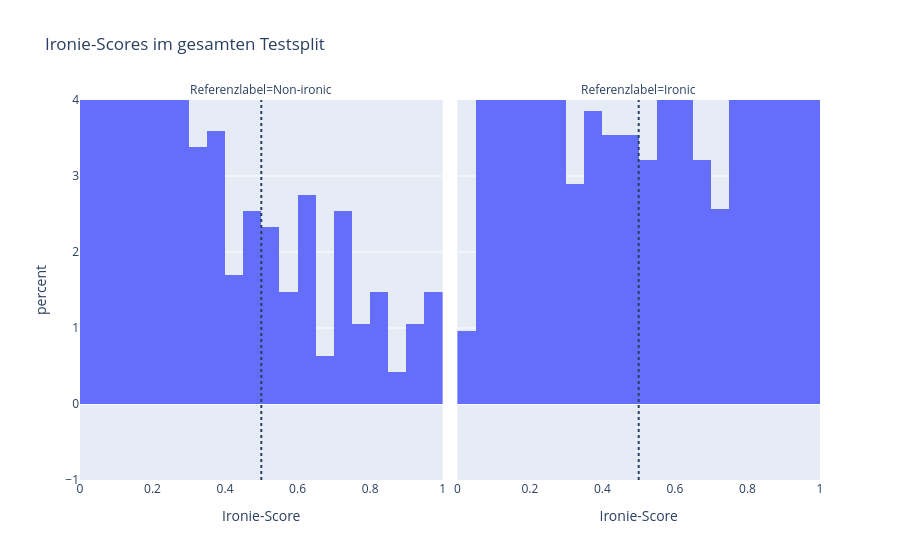
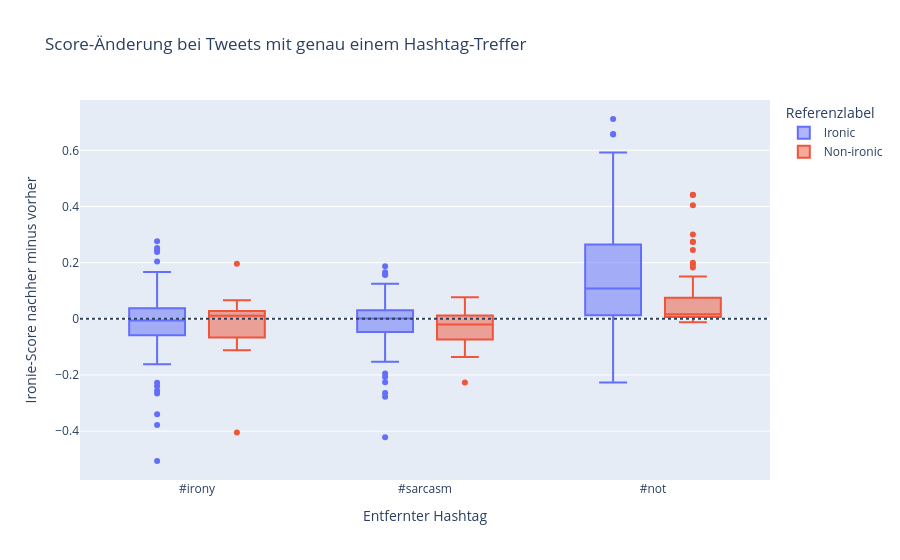

The code cell stored with these charts, in order, in its notebook:
### Code cell
histogram = px.histogram(
    tweets,
    x="score_before",
    facet_col="reference_label",
    histnorm="percent",
    nbins=20,
    labels={"score_before": "Ironie-Score", "reference_label": "Referenzlabel"},
    title="Ironie-Scores im gesamten Testsplit",
)
histogram.add_vline(x=0.5, line_dash="dot")
histogram.update_xaxes(range=[0, 1])
histogram.show()

# Für den Vergleich einzelner Tags nur Tweets mit genau einem Treffer verwenden.
single_tag = changed.loc[~changed["removed_tags"].str.contains(",")].copy()
single_tag["marker"] = single_tag["removed_tags"].str.lower()
single_tag["n"] = single_tag.groupby(
    ["marker", "reference_label"]
)["score_delta"].transform("size")

boxplot = px.box(
    single_tag,
    x="marker",
    y="score_delta",
    color="reference_label",
    hover_data=["n"],
    labels={
        "marker": "Entfernter Hashtag",
        "score_delta": "Ironie-Score nachher minus vorher",
        "reference_label": "Referenzlabel",
    },
    title="Score-Änderung bei Tweets mit genau einem Hashtag-Treffer",
)
boxplot.add_hline(y=0, line_dash="dot")
boxplot.show()

changed.loc[
    changed["score_before"].ge(0.5) & changed["score_after"].lt(0.5),
    [
        "text", "edited_text", "removed_tags", "reference_label",
        "score_before", "score_after", "score_delta",
    ],
].sort_values("score_delta").head(10)

### Figure 1 — Plotly figure (JSON) as saved in the notebook; plotly's stock layout.template omitted (floating-point values rounded to 4 significant figures; data arrays with more than 128 entries replaced by an {"elided": "..."} marker saying what was removed)
{"data": [{"bingroup": "x", "histnorm": "percent", "hovertemplate": "Referenzlabel=Non-ironic<br>Ironie-Score=%{x}<br>percent=%{y}<extra></extra>", "legendgroup": "", "marker": {"color": "#636efa", "pattern": {"shape": ""}}, "name": "", "nbinsx": 20, "orientation": "v", "showlegend": false, "type": "histogram", "x": {"elided": "473 float values"}, "xaxis": "x", "yaxis": "y"}, {"bingroup": "x", "histnorm": "percent", "hovertemplate": "Referenzlabel=Ironic<br>Ironie-Score=%{x}<br>percent=%{y}<extra></extra>", "legendgroup": "", "marker": {"color": "#636efa", "pattern": {"shape": ""}}, "name": "", "nbinsx": 20, "orientation": "v", "showlegend": false, "type": "histogram", "x": {"elided": "311 float values"}, "xaxis": "x2", "yaxis": "y2"}], "layout": {"annotations": [{"showarrow": false, "text": "Referenzlabel=Non-ironic", "x": 0.245, "xanchor": "center", "xref": "paper", "y": 1, "yanchor": "bottom", "yref": "paper"}, {"showarrow": false, "text": "Referenzlabel=Ironic", "x": 0.755, "xanchor": "center", "xref": "paper", "y": 1, "yanchor": "bottom", "yref": "paper"}], "barmode": "relative", "legend": {"tracegroupgap": 0}, "shapes": [{"line": {"dash": "dot"}, "type": "line", "x0": 0.5, "x1": 0.5, "xref": "x", "y0": 0, "y1": 1, "yref": "y domain"}, {"line": {"dash": "dot"}, "type": "line", "x0": 0.5, "x1": 0.5, "xref": "x2", "y0": 0, "y1": 1, "yref": "y2 domain"}], "title": {"text": "Ironie-Scores im gesamten Testsplit"}, "xaxis": {"anchor": "y", "domain": [0, 0.49], "range": [0, 1], "title": {"text": "Ironie-Score"}}, "xaxis2": {"anchor": "y2", "domain": [0.51, 1], "matches": "x", "range": [0, 1], "title": {"text": "Ironie-Score"}}, "yaxis": {"anchor": "x", "domain": [0, 1], "title": {"text": "percent"}}, "yaxis2": {"anchor": "x2", "domain": [0, 1], "matches": "y", "showticklabels": false}}}

### Figure 2 — Plotly figure (JSON) as saved in the notebook; plotly's stock layout.template omitted (floating-point values rounded to 4 significant figures; data arrays with more than 128 entries replaced by an {"elided": "..."} marker saying what was removed)
{"data": [{"alignmentgroup": "True", "customdata": {"elided": "309x1 int values"}, "hovertemplate": "Referenzlabel=Ironic<br>Entfernter Hashtag=%{x}<br>Ironie-Score nachher minus vorher=%{y}<br>n=%{customdata[0]}<extra></extra>", "legendgroup": "Ironic", "marker": {"color": "#636efa"}, "name": "Ironic", "notched": false, "offsetgroup": "Ironic", "orientation": "v", "showlegend": true, "type": "box", "x": {"elided": "309 str values"}, "x0": " ", "xaxis": "x", "y": {"elided": "309 float values"}, "y0": " ", "yaxis": "y"}, {"alignmentgroup": "True", "customdata": [[81], [81], [81], [81], [81], [81], [81], [12], [81], [81], [16], [81], [81], [16], [12], [16], [81], [81], [81], [16], [12], [81], [81], [16], [81], [81], [81], [81], [81], [81], [16], [81], [81], [81], [81], [81], [81], [81], [81], [12], [81], [16], [16], [16], [81], [81], [81], [81], [16], [81], [16], [81], [81], [12], [81], [81], [81], [16], [81], [81], [81], [16], [12], [81], [81], [81], [81], [81], [81], [81], [81], [81], [81], [81], [81], [81], [81], [81], [81], [12], [16], [12], [81], [16], [81], [81], [81], [81], [81], [81], [81], [81], [12], [81], [81], [81], [16], [81], [81], [81], [81], [12], [81], [81], [81], [12], [81], [81], [12]], "hovertemplate": "Referenzlabel=Non-ironic<br>Entfernter Hashtag=%{x}<br>Ironie-Score nachher minus vorher=%{y}<br>n=%{customdata[0]}<extra></extra>", "legendgroup": "Non-ironic", "marker": {"color": "#EF553B"}, "name": "Non-ironic", "notched": false, "offsetgroup": "Non-ironic", "orientation": "v", "showlegend": true, "type": "box", "x": ["#not", "#not", "#not", "#not", "#not", "#not", "#not", "#irony", "#not", "#not", "#sarcasm", "#not", "#not", "#sarcasm", "#irony", "#sarcasm", "#not", "#not", "#not", "#sarcasm", "#irony", "#not", "#not", "#sarcasm", "#not", "#not", "#not", "#not", "#not", "#not", "#sarcasm", "#not", "#not", "#not", "#not", "#not", "#not", "#not", "#not", "#irony", "#not", "#sarcasm", "#sarcasm", "#sarcasm", "#not", "#not", "#not", "#not", "#sarcasm", "#not", "#sarcasm", "#not", "#not", "#irony", "#not", "#not", "#not", "#sarcasm", "#not", "#not", "#not", "#sarcasm", "#irony", "#not", "#not", "#not", "#not", "#not", "#not", "#not", "#not", "#not", "#not", "#not", "#not", "#not", "#not", "#not", "#not", "#irony", "#sarcasm", "#irony", "#not", "#sarcasm", "#not", "#not", "#not", "#not", "#not", "#not", "#not", "#not", "#irony", "#not", "#not", "#not", "#sarcasm", "#not", "#not", "#not", "#not", "#irony", "#not", "#not", "#not", "#irony", "#not", "#not", "#irony"], "x0": " ", "xaxis": "x", "y": [0.142, 0.01215, 0.1377, 0.01123, 0.01193, -0.002956, 0.01034, 0.012, -0.00374, 0.005531, 0.02035, 0.005226, 0.02629, -0.06891, -0.07704, -0.0225, 0.1146, 0.01183, 0.1997, 0.0104, -0.05639, 0.01501, 0.0125, 0.07644, 0.007642, 0.000132, 0.05287, 0.01382, 0.07429, 0.03084, -0.02027, 0.02679, 0.02608, -0.0003083, 0.0546, 0.04007, 0.09848, 0.02323, -0.000899, -0.0362, 0.274, -0.1027, 0.01277, -0.02106, 0.001974, 0.2735, 0.006306, 0.01637, -0.05858, 0.007779, -0.01569, -0.001766, 0.4044, 0.01109, 0.1202, 0.03336, 0.1937, -0.1357, 0.00886, 0.1823, 0.005665, 0.04482, 0.009984, 0.02811, 0.009789, 0.003977, 0.009475, 0.007216, 0.04564, 0.1392, 0.00929, 0.07581, 0.3005, 0.1395, 0.01131, 0.004101, 0.04071, 0.03744, -0.01221, 0.1958, -0.01508, -0.1119, 0.02953, -0.07924, 0.009462, 0.02269, 0.04844, -0.002316, 0.2451, -0.008271, -0.009344, 0.01025, 0.06632, 0.005301, 0.03716, 0.1071, -0.2269, 0.4405, 0.003821, 0.151, 0.01999, -0.4046, 0.02128, 0.004577, 0.4417, 0.02403, 0.0008434, 0.006524, 0.03107], "y0": " ", "yaxis": "y"}], "layout": {"boxmode": "group", "legend": {"title": {"text": "Referenzlabel"}, "tracegroupgap": 0}, "shapes": [{"line": {"dash": "dot"}, "type": "line", "x0": 0, "x1": 1, "xref": "x domain", "y0": 0, "y1": 0, "yref": "y"}], "title": {"text": "Score-Änderung bei Tweets mit genau einem Hashtag-Treffer"}, "xaxis": {"anchor": "y", "domain": [0, 1], "title": {"text": "Entfernter Hashtag"}}, "yaxis": {"anchor": "x", "domain": [0, 1], "title": {"text": "Ironie-Score nachher minus vorher"}}}}
